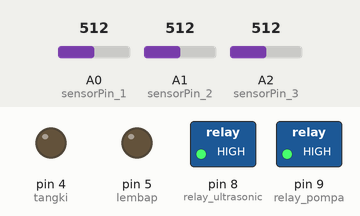
Bench run of a sketch on a simulated Arduino Uno, built with avr-gcc and run on an emulated ATmega328P. Parts: switched loads named in the sketch (green lamp = pin HIGH), output pins drawn as LEDs (lit = HIGH). The test bench sets the inputs (shaded band); at power-on: A2 (sensorPin_3) = 512, A0 (sensorPin_1) = 512, A1 (sensorPin_2) = 512.

Above: at 1.2 s.
1.3 s: A2 (sensorPin_3) set to 684
2.8 s: A2 (sensorPin_3) set to 709
At 3.2 s:
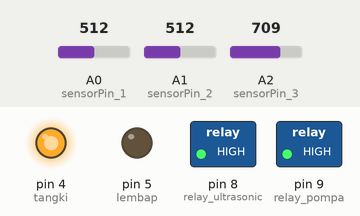
4.3 s: A2 (sensorPin_3) set to 690
At 5.5 s:
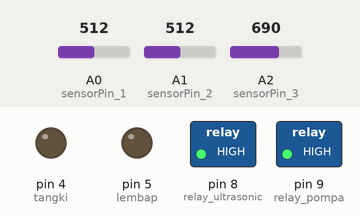
5.8 s: A2 (sensorPin_3) set to 710
At 6.7 s:
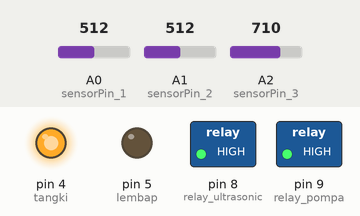
Timing chart, 0 to 8.3 s (numbered marks = the images above; inputs shaded):
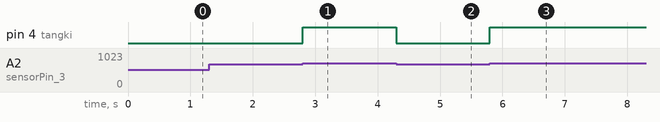

Measured:
- the behaviour switches between 700 and 701 on A2 (sensorPin_3) (found by bisection; images 0 and 1)
- after the input at 1.3 s, every drawn part: stays the same
- after the input at 2.8 s, pin 4 (tangki): LOW → HIGH at once
- after the input at 4.3 s, pin 4 (tangki): HIGH → LOW at once
- after the input at 5.8 s, pin 4 (tangki): LOW → HIGH at once

The sketch:

program_uji_coba_sensor_water_level.ino
```cpp
#include <Wire.h>
#include "DS3231.h"
#include <SoftwareSerial.h>

SoftwareSerial mySerial(2, 3); // RX, TX
RTClib RTC;
int jam, menit, detik, tahun, bulan, hari;
int sensorPin_1 = A0;
int sensorPin_2 = A1;
int sensorPin_3 = A2;
int sensorValue_1, sensorValue_2, sensorValue_galon;

int relay_pompa = 9;
int relay_ultrasonic = 8;
int menit_saat_ini, kunci;
String status_tanah, status_air;
String dataIn;
String dt[10];
int i, kunci_waktu;
boolean parsing = false;

int jam_pagi, jam_sore;
int lembap = 5;
int tangki = 4;

void setup () {
  Serial.begin(9600);
  mySerial.begin(9600);
  Wire.begin();
  pinMode(relay_pompa, OUTPUT);
  pinMode(relay_ultrasonic, OUTPUT);
  digitalWrite(relay_pompa, HIGH);
  digitalWrite(relay_ultrasonic, HIGH);
  pinMode(lembap, OUTPUT);
  pinMode(tangki, OUTPUT);
}

void loop () {

  cek_sensor();
  cek_galon();

}


void cek_sensor() {
  sensorValue_1 = analogRead(sensorPin_1);//sensor kelembapan tanah 1
  sensorValue_2 = analogRead(sensorPin_2);//sensor kelembapan tanah 2
  sensorValue_galon = analogRead(sensorPin_3);//sensor water level pada galon
}

void cek_galon() {

  if (sensorValue_galon > 700) {
    status_air = "Kosong";
    digitalWrite(tangki, HIGH);
  }
  else {
    status_air = "Penuh";
    digitalWrite(tangki, LOW);
  }
}
```
